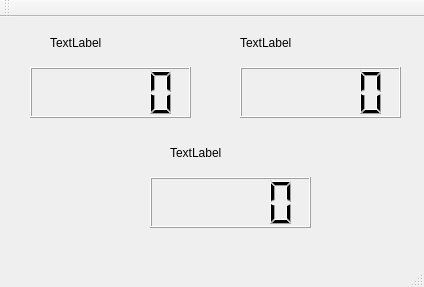
<?xml version="1.0" encoding="UTF-8"?>
<ui version="4.0">
 <class>DataExportClass</class>
 <widget class="QMainWindow" name="DataExportClass">
  <property name="geometry">
   <rect>
    <x>0</x>
    <y>0</y>
    <width>424</width>
    <height>287</height>
   </rect>
  </property>
  <property name="windowTitle">
   <string>DataExport</string>
  </property>
  <widget class="QWidget" name="centralWidget">
   <widget class="QLCDNumber" name="encoder0">
    <property name="geometry">
     <rect>
      <x>30</x>
      <y>50</y>
      <width>161</width>
      <height>51</height>
     </rect>
    </property>
   </widget>
   <widget class="QLabel" name="label1">
    <property name="geometry">
     <rect>
      <x>50</x>
      <y>20</y>
      <width>54</width>
      <height>12</height>
     </rect>
    </property>
    <property name="text">
     <string>TextLabel</string>
    </property>
   </widget>
   <widget class="QLCDNumber" name="encoder1">
    <property name="geometry">
     <rect>
      <x>240</x>
      <y>50</y>
      <width>161</width>
      <height>51</height>
     </rect>
    </property>
   </widget>
   <widget class="QLabel" name="label2">
    <property name="geometry">
     <rect>
      <x>240</x>
      <y>20</y>
      <width>54</width>
      <height>12</height>
     </rect>
    </property>
    <property name="text">
     <string>TextLabel</string>
    </property>
   </widget>
   <widget class="QLCDNumber" name="encoder">
    <property name="geometry">
     <rect>
      <x>150</x>
      <y>160</y>
      <width>161</width>
      <height>51</height>
     </rect>
    </property>
   </widget>
   <widget class="QLabel" name="label3">
    <property name="geometry">
     <rect>
      <x>170</x>
      <y>130</y>
      <width>54</width>
      <height>12</height>
     </rect>
    </property>
    <property name="text">
     <string>TextLabel</string>
    </property>
   </widget>
  </widget>
  <widget class="QMenuBar" name="menuBar">
   <property name="geometry">
    <rect>
     <x>0</x>
     <y>0</y>
     <width>424</width>
     <height>23</height>
    </rect>
   </property>
  </widget>
  <widget class="QToolBar" name="mainToolBar">
   <attribute name="toolBarArea">
    <enum>TopToolBarArea</enum>
   </attribute>
   <attribute name="toolBarBreak">
    <bool>false</bool>
   </attribute>
  </widget>
  <widget class="QStatusBar" name="statusBar"/>
 </widget>
 <layoutdefault spacing="6" margin="11"/>
 <resources/>
 <connections/>
</ui>
